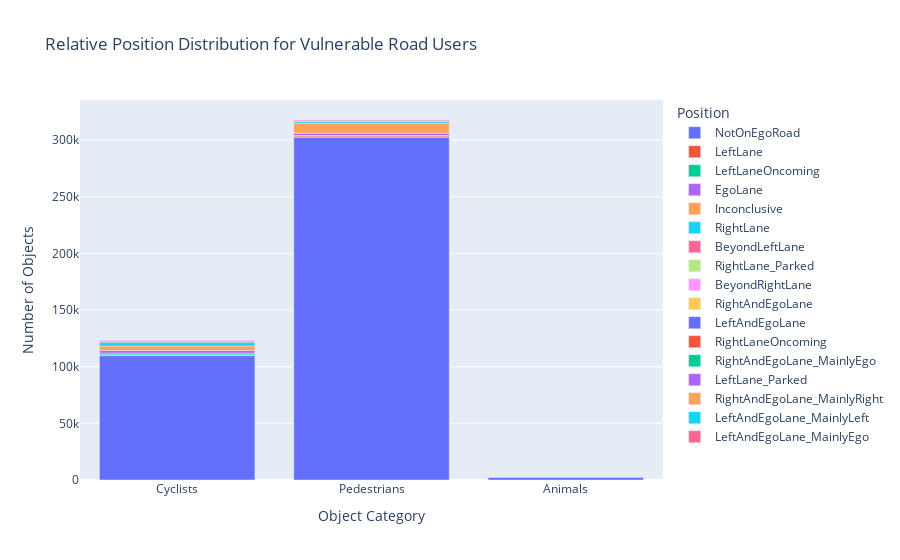
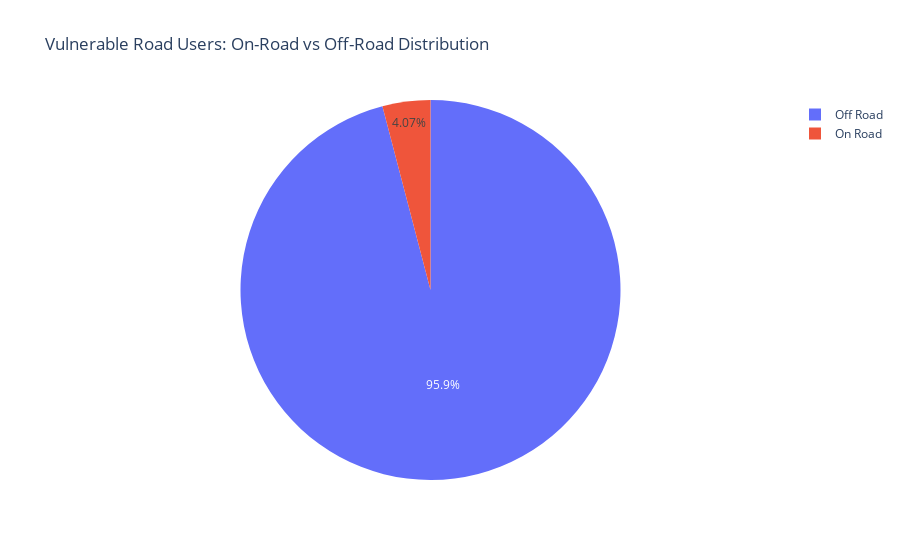

The notebook cell these images were saved under, in order:
### Markdown cell above
## 7. Relative Position Analysis

### Code cell
if class_data and 'focus_statistics' in class_data:
    # Analyze relative positions for vulnerable road users (cyclists, pedestrians, animals)
    vulnerable_categories = ['cyclists', 'pedestrians', 'animals']
    
    # Create stacked bar chart for positions
    position_data = []
    
    for category in vulnerable_categories:
        if category in focus_stats:
            positions = focus_stats[category]['by_relative_position']
            total_cat = sum(positions.values())
            
            for position, count in positions.items():
                if position != 'unknown':  # Filter out unknown positions
                    percentage = count / total_cat * 100 if total_cat > 0 else 0
                    position_data.append({
                        'Category': category.title(),
                        'Position': position,
                        'Count': count,
                        'Percentage': percentage
                    })
    
    position_df = pd.DataFrame(position_data)
    
    if not position_df.empty:
        # Create stacked bar chart
        fig = px.bar(
            position_df,
            x='Category',
            y='Count',
            color='Position',
            title='Relative Position Distribution for Vulnerable Road Users',
            labels={'Count': 'Number of Objects', 'Category': 'Object Category'}
        )
        
        fig.show()
        
        # Safety analysis - objects in ego lane
        print("=== SAFETY ANALYSIS: OBJECTS IN DRIVING PATH ===")
        ego_lane_positions = ['EgoLane', 'LeftAndEgoLane', 'RightAndEgoLane']
        
        for category in vulnerable_categories:
            if category in focus_stats:
                positions = focus_stats[category]['by_relative_position']
                total_cat = sum(positions.values())
                ego_count = sum(positions.get(pos, 0) for pos in ego_lane_positions)
                
                percentage = ego_count / total_cat * 100 if total_cat > 0 else 0
                print(f"{category.title():12}: {ego_count:6,} in ego lane ({percentage:5.1f}% of all {category})")
        
        # Detailed position breakdown
        print("\n=== DETAILED POSITION ANALYSIS ===")
        for category in vulnerable_categories:
            if category in focus_stats:
                print(f"\n{category.upper()} POSITIONS:")
                positions = focus_stats[category]['by_relative_position']
                total_cat = sum(positions.values())
                
                # Sort by count and show top 5
                sorted_positions = sorted(positions.items(), key=lambda x: x[1], reverse=True)[:5]
                for position, count in sorted_positions:
                    percentage = count / total_cat * 100 if total_cat > 0 else 0
                    print(f"  {position:20}: {count:6,} ({percentage:5.1f}%)")
    
    # Create pie chart for NotOnEgoRoad vs On Road
    safety_summary = {'Off Road': 0, 'On Road': 0}
    
    for category in vulnerable_categories:
        if category in focus_stats:
            positions = focus_stats[category]['by_relative_position']
            
            off_road = positions.get('NotOnEgoRoad', 0)
            on_road = sum(count for pos, count in positions.items() 
                         if pos not in ['NotOnEgoRoad', 'unknown', 'Inconclusive'])
            
            safety_summary['Off Road'] += off_road
            safety_summary['On Road'] += on_road
    
    fig2 = px.pie(
        values=list(safety_summary.values()),
        names=list(safety_summary.keys()),
        title='Vulnerable Road Users: On-Road vs Off-Road Distribution'
    )
    fig2.show()

### Figure 1 — Plotly figure (JSON) as saved in the notebook; plotly's stock layout.template omitted (floating-point values rounded to 4 significant figures)
{"data": [{"hovertemplate": "Position=NotOnEgoRoad<br>Object Category=%{x}<br>Number of Objects=%{y}<extra></extra>", "legendgroup": "NotOnEgoRoad", "marker": {"color": "#636efa", "pattern": {"shape": ""}}, "name": "NotOnEgoRoad", "orientation": "v", "showlegend": true, "textposition": "auto", "type": "bar", "x": ["Cyclists", "Pedestrians", "Animals"], "xaxis": "x", "y": [109772, 302459, 2816], "yaxis": "y"}, {"hovertemplate": "Position=LeftLane<br>Object Category=%{x}<br>Number of Objects=%{y}<extra></extra>", "legendgroup": "LeftLane", "marker": {"color": "#EF553B", "pattern": {"shape": ""}}, "name": "LeftLane", "orientation": "v", "showlegend": true, "textposition": "auto", "type": "bar", "x": ["Cyclists", "Pedestrians", "Animals"], "xaxis": "x", "y": [655, 1174, 20], "yaxis": "y"}, {"hovertemplate": "Position=LeftLaneOncoming<br>Object Category=%{x}<br>Number of Objects=%{y}<extra></extra>", "legendgroup": "LeftLaneOncoming", "marker": {"color": "#00cc96", "pattern": {"shape": ""}}, "name": "LeftLaneOncoming", "orientation": "v", "showlegend": true, "textposition": "auto", "type": "bar", "x": ["Cyclists", "Pedestrians", "Animals"], "xaxis": "x", "y": [1590, 373, 5], "yaxis": "y"}, {"hovertemplate": "Position=EgoLane<br>Object Category=%{x}<br>Number of Objects=%{y}<extra></extra>", "legendgroup": "EgoLane", "marker": {"color": "#ab63fa", "pattern": {"shape": ""}}, "name": "EgoLane", "orientation": "v", "showlegend": true, "textposition": "auto", "type": "bar", "x": ["Cyclists", "Pedestrians", "Animals"], "xaxis": "x", "y": [2236, 2058, 45], "yaxis": "y"}, {"hovertemplate": "Position=Inconclusive<br>Object Category=%{x}<br>Number of Objects=%{y}<extra></extra>", "legendgroup": "Inconclusive", "marker": {"color": "#FFA15A", "pattern": {"shape": ""}}, "name": "Inconclusive", "orientation": "v", "showlegend": true, "textposition": "auto", "type": "bar", "x": ["Cyclists", "Pedestrians", "Animals"], "xaxis": "x", "y": [4042, 8922, 110], "yaxis": "y"}, {"hovertemplate": "Position=RightLane<br>Object Category=%{x}<br>Number of Objects=%{y}<extra></extra>", "legendgroup": "RightLane", "marker": {"color": "#19d3f3", "pattern": {"shape": ""}}, "name": "RightLane", "orientation": "v", "showlegend": true, "textposition": "auto", "type": "bar", "x": ["Cyclists", "Pedestrians", "Animals"], "xaxis": "x", "y": [3312, 1619, 16], "yaxis": "y"}, {"hovertemplate": "Position=BeyondLeftLane<br>Object Category=%{x}<br>Number of Objects=%{y}<extra></extra>", "legendgroup": "BeyondLeftLane", "marker": {"color": "#FF6692", "pattern": {"shape": ""}}, "name": "BeyondLeftLane", "orientation": "v", "showlegend": true, "textposition": "auto", "type": "bar", "x": ["Cyclists", "Pedestrians", "Animals"], "xaxis": "x", "y": [1158, 1200, 17], "yaxis": "y"}, {"hovertemplate": "Position=RightLane_Parked<br>Object Category=%{x}<br>Number of Objects=%{y}<extra></extra>", "legendgroup": "RightLane_Parked", "marker": {"color": "#B6E880", "pattern": {"shape": ""}}, "name": "RightLane_Parked", "orientation": "v", "showlegend": true, "textposition": "auto", "type": "bar", "x": ["Cyclists", "Pedestrians"], "xaxis": "x", "y": [98, 15], "yaxis": "y"}, {"hovertemplate": "Position=BeyondRightLane<br>Object Category=%{x}<br>Number of Objects=%{y}<extra></extra>", "legendgroup": "BeyondRightLane", "marker": {"color": "#FF97FF", "pattern": {"shape": ""}}, "name": "BeyondRightLane", "orientation": "v", "showlegend": true, "textposition": "auto", "type": "bar", "x": ["Cyclists", "Pedestrians", "Animals"], "xaxis": "x", "y": [1070, 540, 4], "yaxis": "y"}, {"hovertemplate": "Position=RightAndEgoLane<br>Object Category=%{x}<br>Number of Objects=%{y}<extra></extra>", "legendgroup": "RightAndEgoLane", "marker": {"color": "#FECB52", "pattern": {"shape": ""}}, "name": "RightAndEgoLane", "orientation": "v", "showlegend": true, "textposition": "auto", "type": "bar", "x": ["Cyclists", "Pedestrians", "Animals"], "xaxis": "x", "y": [56, 69, 1], "yaxis": "y"}, {"hovertemplate": "Position=LeftAndEgoLane<br>Object Category=%{x}<br>Number of Objects=%{y}<extra></extra>", "legendgroup": "LeftAndEgoLane", "marker": {"color": "#636efa", "pattern": {"shape": ""}}, "name": "LeftAndEgoLane", "orientation": "v", "showlegend": true, "textposition": "auto", "type": "bar", "x": ["Cyclists", "Pedestrians", "Animals"], "xaxis": "x", "y": [23, 58, 2], "yaxis": "y"}, {"hovertemplate": "Position=RightLaneOncoming<br>Object Category=%{x}<br>Number of Objects=%{y}<extra></extra>", "legendgroup": "RightLaneOncoming", "marker": {"color": "#EF553B", "pattern": {"shape": ""}}, "name": "RightLaneOncoming", "orientation": "v", "showlegend": true, "textposition": "auto", "type": "bar", "x": ["Cyclists", "Pedestrians", "Animals"], "xaxis": "x", "y": [68, 53, 1], "yaxis": "y"}, {"hovertemplate": "Position=RightAndEgoLane_MainlyEgo<br>Object Category=%{x}<br>Number of Objects=%{y}<extra></extra>", "legendgroup": "RightAndEgoLane_MainlyEgo", "marker": {"color": "#00cc96", "pattern": {"shape": ""}}, "name": "RightAndEgoLane_MainlyEgo", "orientation": "v", "showlegend": true, "textposition": "auto", "type": "bar", "x": ["Cyclists", "Pedestrians"], "xaxis": "x", "y": [2, 3], "yaxis": "y"}, {"hovertemplate": "Position=LeftLane_Parked<br>Object Category=%{x}<br>Number of Objects=%{y}<extra></extra>", "legendgroup": "LeftLane_Parked", "marker": {"color": "#ab63fa", "pattern": {"shape": ""}}, "name": "LeftLane_Parked", "orientation": "v", "showlegend": true, "textposition": "auto", "type": "bar", "x": ["Cyclists", "Pedestrians"], "xaxis": "x", "y": [38, 29], "yaxis": "y"}, {"hovertemplate": "Position=RightAndEgoLane_MainlyRight<br>Object Category=%{x}<br>Number of Objects=%{y}<extra></extra>", "legendgroup": "RightAndEgoLane_MainlyRight", "marker": {"color": "#FFA15A", "pattern": {"shape": ""}}, "name": "RightAndEgoLane_MainlyRight", "orientation": "v", "showlegend": true, "textposition": "auto", "type": "bar", "x": ["Cyclists", "Pedestrians"], "xaxis": "x", "y": [2, 5], "yaxis": "y"}, {"hovertemplate": "Position=LeftAndEgoLane_MainlyLeft<br>Object Category=%{x}<br>Number of Objects=%{y}<extra></extra>", "legendgroup": "LeftAndEgoLane_MainlyLeft", "marker": {"color": "#19d3f3", "pattern": {"shape": ""}}, "name": "LeftAndEgoLane_MainlyLeft", "orientation": "v", "showlegend": true, "textposition": "auto", "type": "bar", "x": ["Pedestrians"], "xaxis": "x", "y": [4], "yaxis": "y"}, {"hovertemplate": "Position=LeftAndEgoLane_MainlyEgo<br>Object Category=%{x}<br>Number of Objects=%{y}<extra></extra>", "legendgroup": "LeftAndEgoLane_MainlyEgo", "marker": {"color": "#FF6692", "pattern": {"shape": ""}}, "name": "LeftAndEgoLane_MainlyEgo", "orientation": "v", "showlegend": true, "textposition": "auto", "type": "bar", "x": ["Pedestrians", "Animals"], "xaxis": "x", "y": [1, 1], "yaxis": "y"}], "layout": {"barmode": "relative", "legend": {"title": {"text": "Position"}, "tracegroupgap": 0}, "title": {"text": "Relative Position Distribution for Vulnerable Road Users"}, "xaxis": {"anchor": "y", "domain": [0, 1], "title": {"text": "Object Category"}}, "yaxis": {"anchor": "x", "domain": [0, 1], "title": {"text": "Number of Objects"}}}}

### Figure 2 — Plotly figure (JSON) as saved in the notebook; plotly's stock layout.template omitted (floating-point values rounded to 4 significant figures)
{"data": [{"domain": {"x": [0, 1], "y": [0, 1]}, "hovertemplate": "label=%{label}<br>value=%{value}<extra></extra>", "labels": ["Off Road", "On Road"], "legendgroup": "", "name": "", "showlegend": true, "type": "pie", "values": [415047, 17621]}], "layout": {"legend": {"tracegroupgap": 0}, "title": {"text": "Vulnerable Road Users: On-Road vs Off-Road Distribution"}}}
